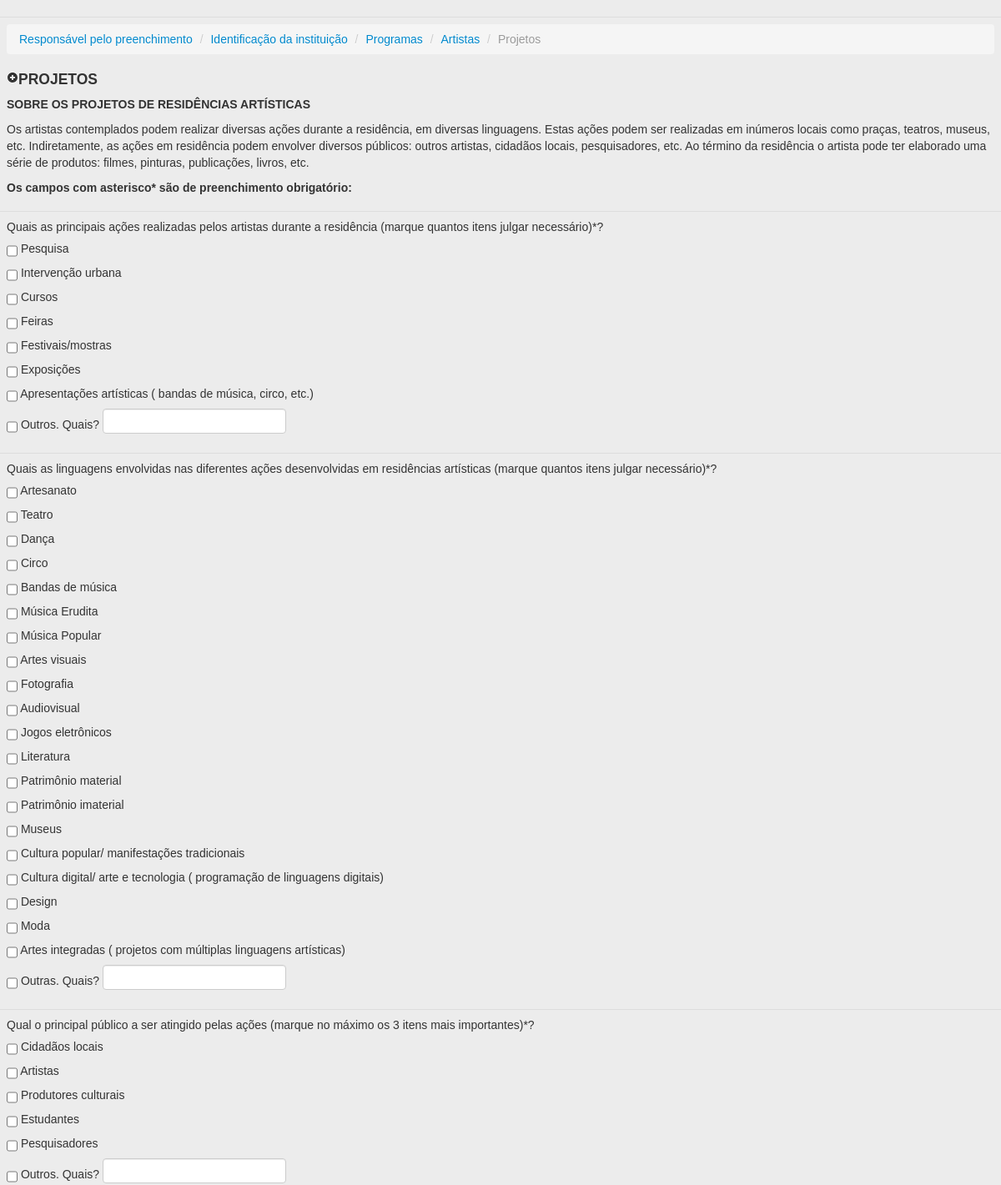
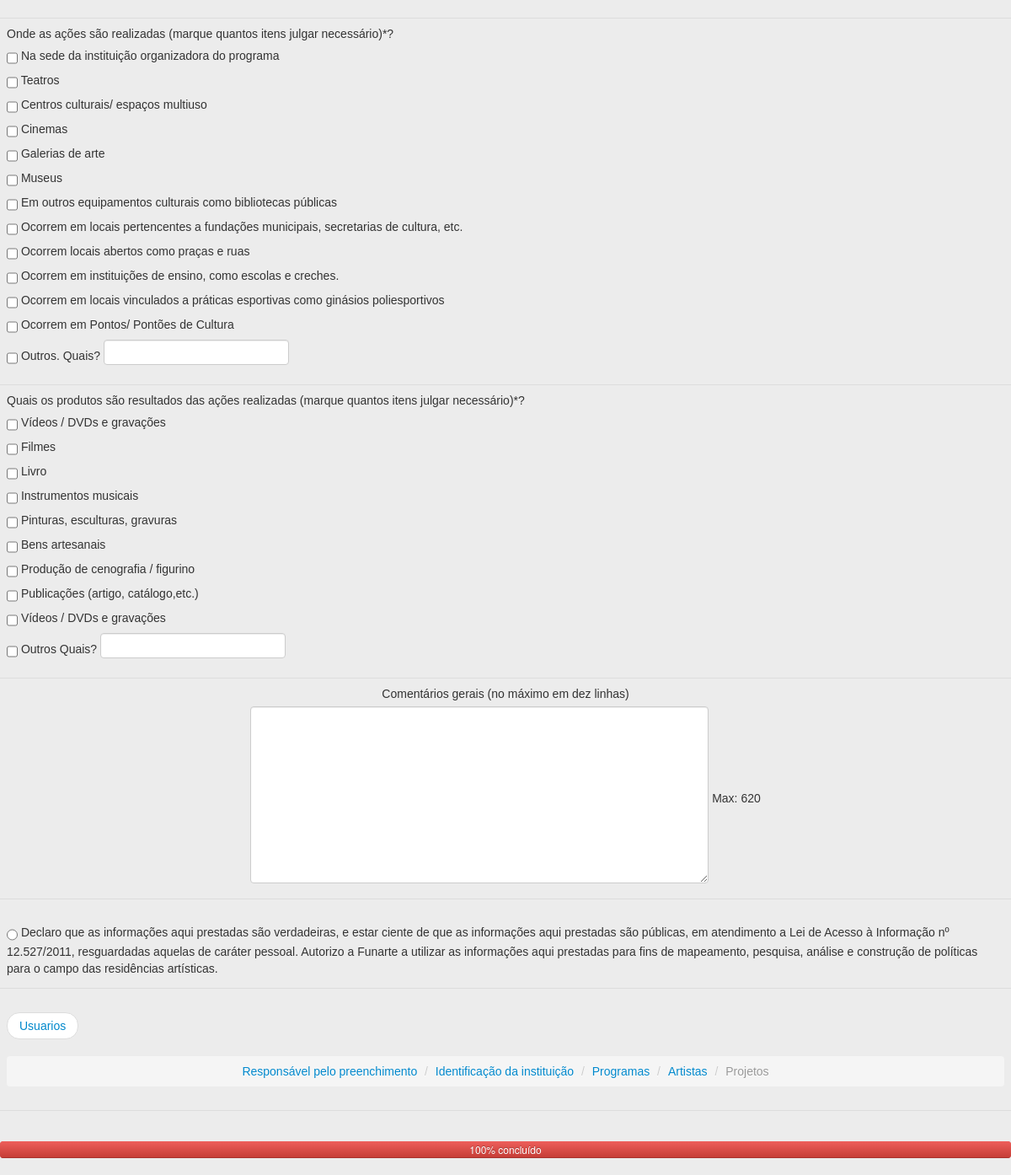
The page /admin/acessando/parteIV.php?aces=CasaGiraMundo on the database as committed earlier (2 pictures, top to bottom).
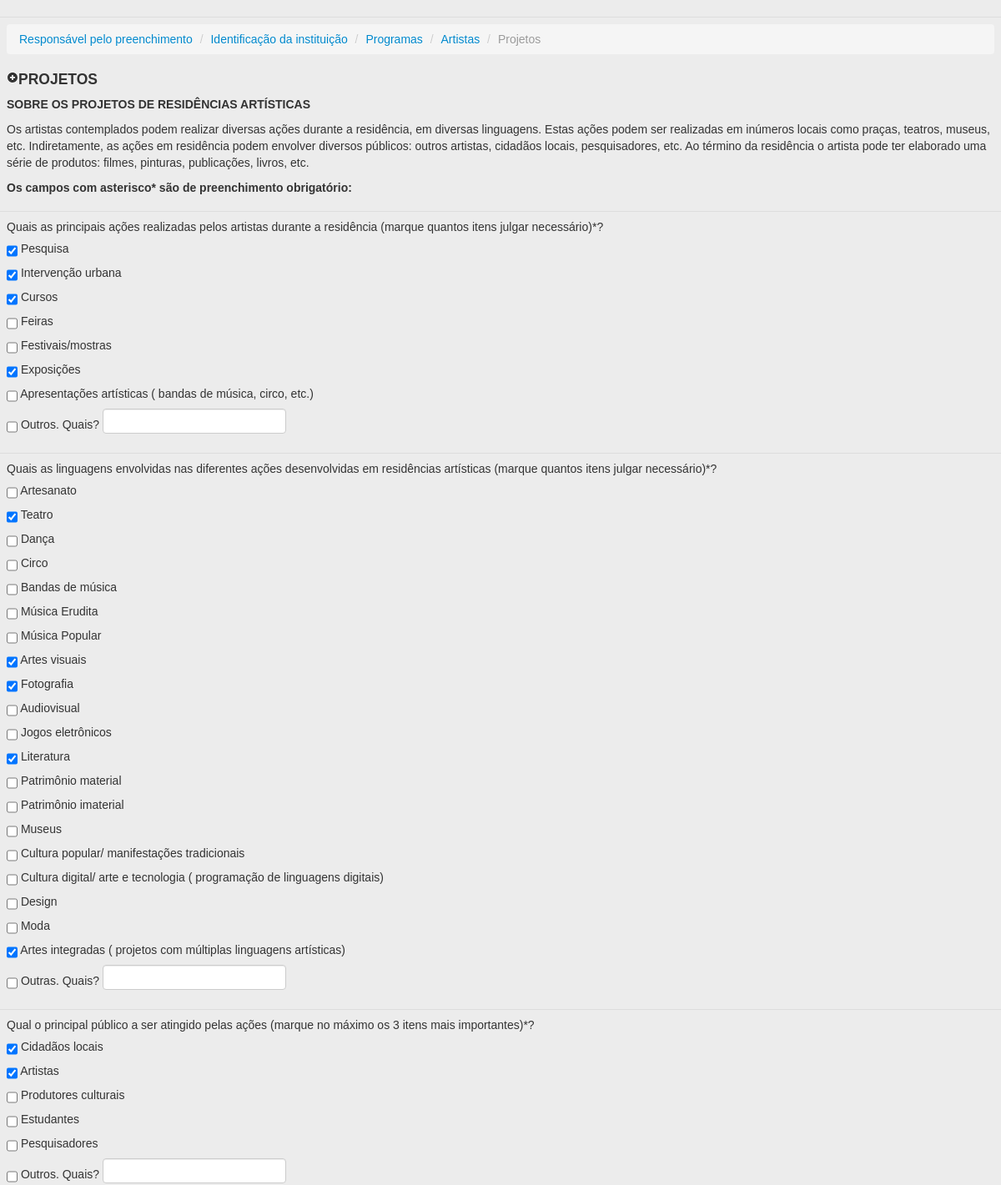
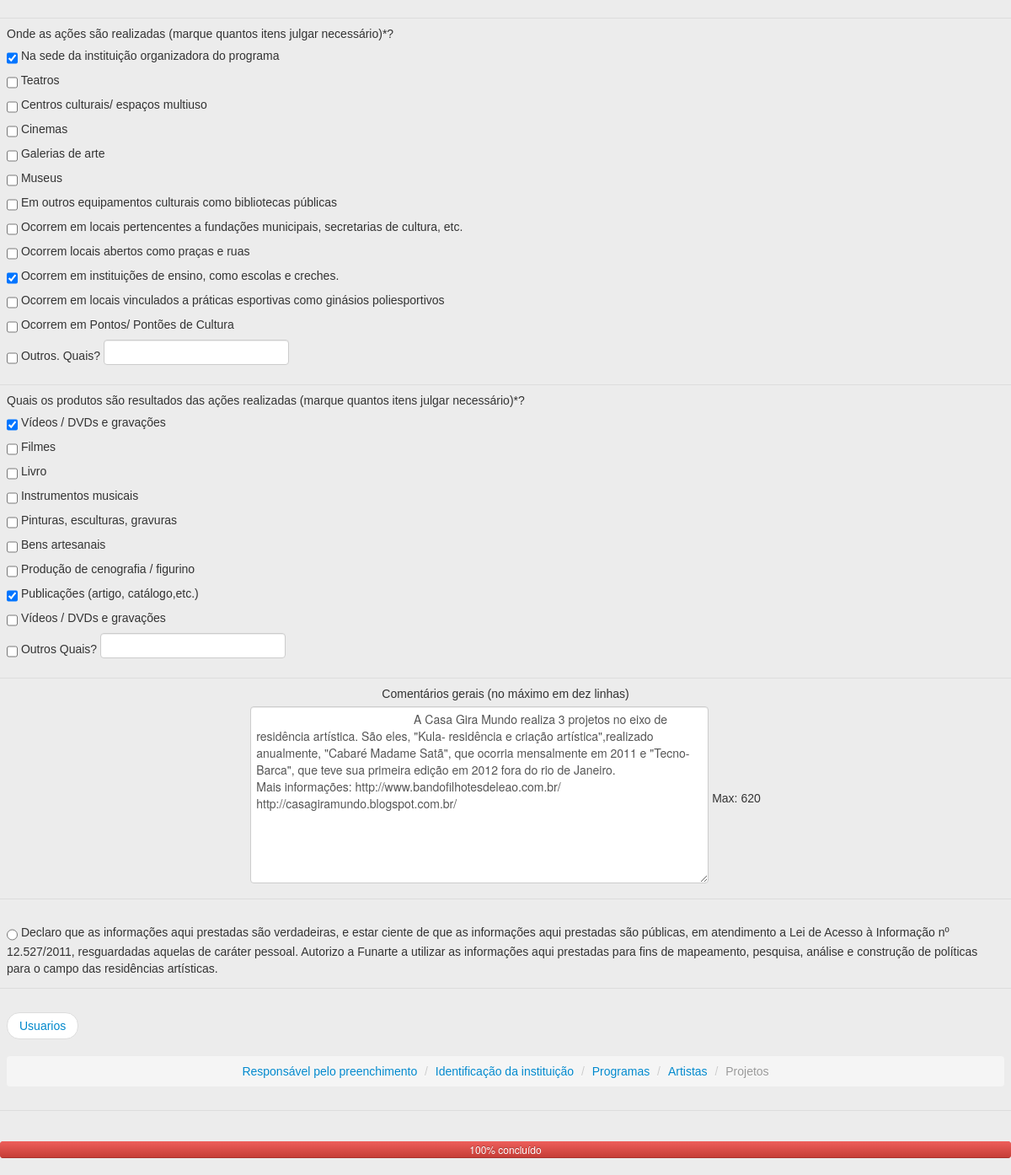
The same page on the database as committed later (2 pictures, top to bottom).
### tables this page shows
CREATE TABLE `pesquisaquais` (
  `idpesquisa` int(11) NOT NULL auto_increment,
  `questao` varchar(45) default NULL,
  `respostas` longtext NOT NULL,
  `usuario` varchar(45) NOT NULL,
  `parte` varchar(45) default NULL,
  `data` varchar(45) default NULL,
  `hora` varchar(45) default NULL,
  PRIMARY KEY  (`idpesquisa`)
);

### admin/acessando/parteIV.php (the view, shortened to what the changed rows need)
<!DOCTYPE html PUBLIC "-//W3C//DTD XHTML 1.0 Transitional//EN" "http://www.w3.org/TR/xhtml1/DTD/xhtml1-transitional.dtd">
<html xmlns="http://www.w3.org/1999/xhtml">
<head>
        <link href="../../css/bootstrap.min.css" rel="stylesheet" media="screen">
        <link href="../../css/barra.css" rel="stylesheet" type="text/css" />
<?
	  	  	if(empty($_GET["aces"])) {
			}else{
			$Login = ($_GET["aces"]);
			}
   ?>
   <?  function getArray(&$Login){
   	   $sql = "select * from pesquisa Where usuario= '$Login' and parte ='4';";
	   $Resultado = mysql_query($sql) or die("Erro: " . mysql_error());
	   $i=0;
	   $resposta = array();
	   while ($array_exibir = mysql_fetch_array($Resultado)) {
		$resposta[$i] = ($array_exibir['respostas']);
		$i++;
	    }
   	    return $resposta;
      	}
     	$meuArray = getArray($Login);
	?>
	<? function getArray1(&$Login){
    $sql = "select * from pesquisaquais Where usuario= '$Login' and parte ='4';";
    $Resultado = mysql_query($sql) or die("Erro: " . mysql_error());
    $resposta1 = array();
    while ($array_exibir = mysql_fetch_array($Resultado)) {
        $resposta1[$array_exibir['questao']] = $array_exibir['respostas'];
    }
    return $resposta1;
    }
    $meuArray1 = getArray1($Login);
    ?>
    <link rel="stylesheet" href="../../css/validationEngine.jquery.css" type="text/css"/>
	<link rel="stylesheet" href="../../css/template.css" type="text/css"/>
</head>
<body>
<form id="form1" name="form1" method="post" action="sql/parteIV.php">
    <table width="98%" class="table table-hover" align="center" cellpadding="2" cellspacing="2" style="font-family: Verdana, Geneva, sans-serif;">
      <tr>
        <td>
      <label><input name="qtd1[]" type="checkbox" value="1a" <? if(in_array("1a", $meuArray)){ echo "checked";}?>
      class="validate[minCheckbox[1]] checkbox"/>
      Pesquisa</label>
      <label><input name="qtd1[]" type="checkbox" value="1b" <? if(in_array("1b", $meuArray)){ echo "checked";}?>
      class="validate[minCheckbox[1]] checkbox"/>
      Intervenção urbana</label>
      <label><input name="qtd1[]" type="checkbox" value="1c" <? if(in_array("1c", $meuArray)){ echo "checked";}?>
      class="validate[minCheckbox[1]] checkbox"/>
      Cursos</label>
      <label><input name="qtd1[]" type="checkbox" value="1f" <? if(in_array("1f", $meuArray)){ echo "checked";}?>
      class="validate[minCheckbox[1]] checkbox"/>
      Exposições</label>
      </td>
      </tr>
      <tr>
      <td><div>
            <label><input name="qtd2[]" type="checkbox" value="2b" <? if(in_array("2b", $meuArray)){ echo "checked";}?>
            class="validate[minCheckbox[1]] checkbox"/>
            Teatro</label>
            <label><input name="qtd2[]" type="checkbox" value="2h" <? if(in_array("2h", $meuArray)){ echo "checked";}?>
            class="validate[minCheckbox[1]] checkbox"/>
            Artes visuais</label>
            <label><input name="qtd2[]" type="checkbox" value="2i" <? if(in_array("2i", $meuArray)){ echo "checked";}?>
            class="validate[minCheckbox[1]] checkbox"/>
            Fotografia</label>
            <label><input name="qtd2[]" type="checkbox" value="2l" <? if(in_array("2l", $meuArray)){ echo "checked";}?>
            class="validate[minCheckbox[1]] checkbox"/>
            Literatura</label>
            <label><input name="qtd2[]" type="checkbox" value="2t" <? if(in_array("2t", $meuArray)){ echo "checked";}?>
            class="validate[minCheckbox[1]] checkbox"/>
            Artes integradas ( projetos com múltiplas linguagens artísticas)</label>
        </div></td>
      </tr>
            <tr>
        <td><div>
            <label>
            <input type="checkbox" name="qtd3[]" value="3a" <? if(in_array("3a", $meuArray)){ echo "checked";}?>
            class="validate[maxCheckbox[3],minCheckbox[1]] checkbox"/>
            Cidadãos locais</label>
            <label>
            <input type="checkbox" name="qtd3[]" value="3b" <? if(in_array("3b", $meuArray)){ echo "checked";}?>
            class="validate[maxCheckbox[3],minCheckbox[1]] checkbox"/>
            Artistas</label>
        </div></td>
      </tr>
            <tr>
        <td>
            <label>
            <input type="checkbox" name="qtd4[]" value="4a" <? if(in_array("4a", $meuArray)){ echo "checked";}?>
            class="validate[minCheckbox[1]] checkbox"/>
            Na sede da instituição organizadora do programa</label>
            <label>
              <input type="checkbox" name="qtd4[]" value="4j" <? if(in_array("4j", $meuArray)){ echo "checked";}?>
              class="validate[minCheckbox[1]] checkbox"/>
              Ocorrem em instituições de ensino, como escolas e creches.</label>
          </td>
      </tr>
            <tr>
        <td>
          <label>
            <input type="checkbox" name="qtd5[]" value="5a" <? if(in_array("5a", $meuArray)){ echo "checked";}?>
            class="validate[minCheckbox[1]] checkbox"/>
            Vídeos / DVDs e gravações </label>
          <label>
            <input type="checkbox" name="qtd5[]" value="5h" <? if(in_array("5h", $meuArray)){ echo "checked";}?>
            class="validate[minCheckbox[1]] checkbox"/>
            Publicações (artigo, catálogo,etc.) </label>
          </td>
          </tr>
           <tr>
            <td><div>
             <div align="center">
             <textarea name="qtdComentariosGerais" id="qtdComentariosGerais" onkeyup="limitaTextarea(this.value)"  onkeydown="limitaTextarea(this.value)" dir="ltr" lang="pt-br" cols="20" rows="10" validate[max[620]]  maxlength="620" class="input-xxlarge" style="text-align:left;">
				<?php echo $meuArray1['qtdComentariosGerais'];?>
             </textarea>
                 Max: <span id="contador">620</span>
             </div>
             </div></td>
            </tr>
      <br/>
    </table>
</form>
</body>
</html>

Rows that differ between the two databases and show on the page:
added pesquisaquais: qtdComentariosGerais "A Casa Gira Mundo realiza 3 projetos no eixo de residência artística. São eles, \"Kula- residência e criação artística\",realizado anualmente, \"Cabaré Madame Satã\", que ocorria mensalmente em 2011 e \"Tecno-Barca\", que teve sua primeira edição em 2012 fora do rio de Janeiro. Mais informações: http://www.bandofilhotesdeleao.com.br/ http://casagiramundo.blogspot.com.br/"
Other text that changed with them:
form field value: "☐" → "☑"
